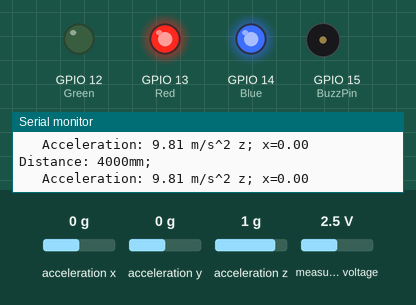
Recording of a sketch running on a simulated ESP8266 (NodeMCU). On the bench: output pins drawn as LEDs (lit = HIGH), buzzer (waves = sounding), the last lines printed to the serial monitor. Dashed ring = blinking. The test bench sets the inputs (shaded band); at power-on: measured voltage 2.5 V, acceleration x 0 g, acceleration y 0 g, acceleration z 1 g. WiFi joins after 1.5 s; servers stay silent unless stated; no MQTT or app messages arrive unless stated.

Above: at 2.7 s.
2.8 s: measured voltage set to 1.7 V
4.3 s: measured voltage set to 1.4 V
At 5.5 s:
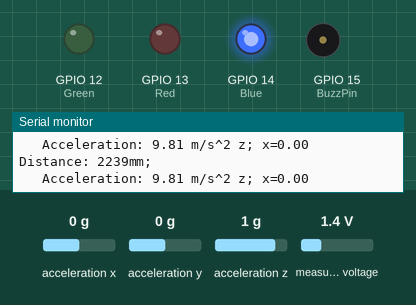
5.8 s: acceleration x set to -0.3 g
At 6.15 s:
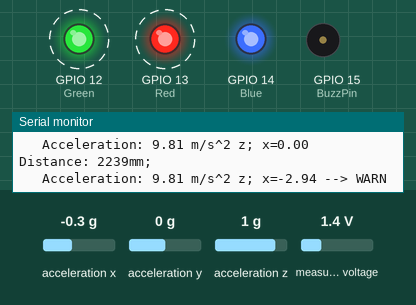
8.8 s: measured voltage set to 1.1 V
At 9.53 s:
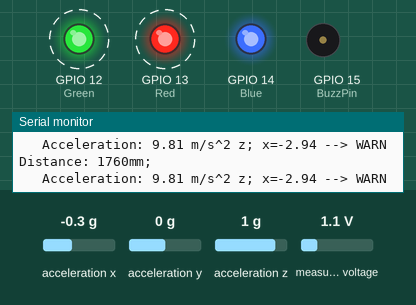
11.8 s: measured voltage set to 0.1 V
14.8 s: acceleration x set to 0.1 g
At 15.84 s:
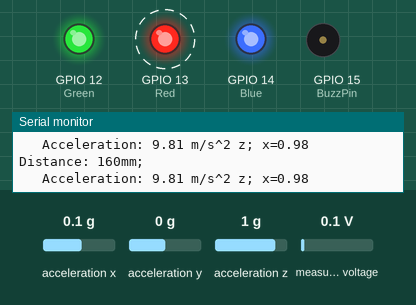
Timing chart, 0 to 18.8 s (numbered marks = the images above; inputs shaded):
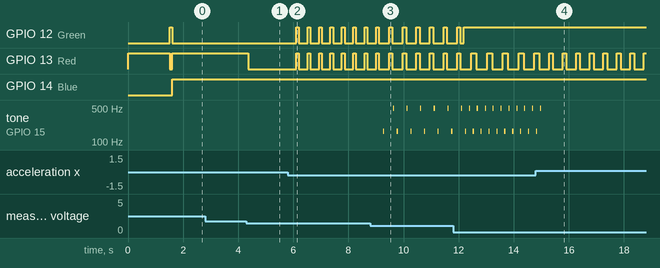

The sketch:

SafeGuard.ino
```cpp
#include <ESP8266WiFi.h> // Used for Wifi
#include <PubSubClient.h> // Used for MQTT
#include <ArduinoJson.h> // Used for Json
#include <Wire.h>
#include <SPI.h>
#include <Adafruit_LIS3DH.h>//Used for accelerometer
#include <Adafruit_Sensor.h>
#include <Adafruit_ADS1015.h>//Used for ADC

//MQTT
const char* ssid = "EEERover"; // Used for Wifi- wifi username
const char* password = "exhibition"; // Used for Wifi - wifi password

const char* mqtt_server = "192.168.0.10"; // MQTT- IP address
const char* mqtt_password = ""; // MQTT
const char* mqtt_topic = "esys/thecloud"; // MQTT

WiFiClient espClient;
PubSubClient client(espClient);

//Accelerometer variables
// Used for software SPI
#define LIS3DH_CLK 13
#define LIS3DH_MISO 12
#define LIS3DH_MOSI 11
// Used for hardware & software SPI
#define LIS3DH_CS 10

Adafruit_LIS3DH lis = Adafruit_LIS3DH();
//define variables for accelerometer
float accele, accelex, accelexabs;
bool accelWarn = false;
float sumaccele = 0;

//sets threshold for acceleration to detect collision
const float accelexThres = 1.3;

//ADC/Distance
Adafruit_ADS1115 ads; //ADC
int16_t distance;
int16_t sumdistance = 0;
int sampletaken = 0;

//LED GPIO Pins
const int Red = 13; //D7
const int Green = 12; //D6
const int Blue = 14; //D5
const int BuzzPin = 15;

//Time
unsigned long LastPublish = 0;
unsigned long CurrentTime = 0;

void setup() {
  //Serial Setup
  Serial.begin(9600);


  //LED Setup
  pinMode(Red, OUTPUT);
  pinMode(Green, OUTPUT);
  pinMode(Blue, OUTPUT);

  //Buzz Setup
  pinMode(BuzzPin, OUTPUT);
  off();

  //set light colour to purple while device is configuring
  purple();

  //ADC Setup
  Serial.println("ADC Start");
  ads.setGain(GAIN_ONE);

  ads.begin();
  //Accelerometer Setup

  if (! lis.begin(0x18))
  {
    Serial.println("Couldnt start I2C connection");
    dirty();
    while (1);
  }
  Serial.println("LIS3DH found and running");

  lis.setRange(LIS3DH_RANGE_4_G);   // 2, 4, 8 or 16 G!

  Serial.print("Range = "); Serial.print(2 << lis.getRange());
  Serial.println("G");

  dirty();
  //MQTT Setup
  setup_wifi();

  //set light colour to purple while device is configuring
  purple();

  client.setServer(mqtt_server, 1883);

}

//set variable to determine how many times device tries to connect with mqtt server
int mqttRetiresLeft = 5;

void loop()
{

  // Make sure we are connected to the central broker for incident reporting
  if (!client.connected() && mqttRetiresLeft > 0)
  {
    reconnect();
    mqttRetiresLeft --;
  } else if (mqttRetiresLeft > 0) { // If connected, keep connection alive
    mqttRetiresLeft = 10;
    client.loop();
  }

  //DistanceDetection via ADC
  distance = (2 * ads.readADC_SingleEnded(0)) / 10;
  if (distance > 5000)
  {
    distance = 5000;
  }

  //Low pass filter of ADC values (sigma) to eliminate noise before printing
  sumdistance = sumdistance + int(distance);
  Serial.print("Distance: "); Serial.print(distance); Serial.println("mm; \n");

  //Accelerometer
  lis.read();      // get X Y and Z data at once
  sensors_event_t event;
  lis.getEvent(&event);
  //print acceleration in z direction
  Serial.print(" \tAcceleration: "); Serial.print(event.acceleration.z);
  Serial.print(" m/s^2 z; x=");
  //print acceleration in x direction
  Serial.print(event.acceleration.x);
  //set acceleration varaiables for collision detection algorithm
  accele = event.acceleration.z;
  accelex = event.acceleration.x;
  sumaccele = sumaccele + accele;

  accelexabs = abs(accelex);

  //checks if object is accelerating greater than threshold
  accelWarn = accelexabs > accelexThres;
  if (accelWarn) {
    Serial.print(" --> WARN");
  }
  Serial.println();

  int redWarnSkips = 0;

  // When distance is less than 50 cm than warn -- alot!
  if (distance < 500)
  {
    //Use high frequency buzzing to indicate extreme danger
    buzzAndFlashRedAlot();
    redWarnSkips = 0; //reset moderate warning counter


  } else if (distance < 1000) // If less than 1m, than object is close
  // Moderate amount of warning
  {

    // Use red to indicate < 1.5m and buzz gently
    red();

    // If turning into obstacle, then warn more
    if (accelWarn) {
      buzzAndFlash();
      red();
    } else {

      // Warn moderately with buzzer - skips 3 cycles before toggling - relies on moderate warning counter
      if (redWarnSkips <= 0) {
        buzz();
        redWarnSkips = 3;
      } else {
        redWarnSkips--;
      }
    }

  }
  else if (distance < 1500) // less than 1.5m, some warning
  {
    // Use red without warning tone
    red();
    //Unless turning
    if (accelWarn) {
      buzzAndFlash();
      red();
    }
    redWarnSkips = 0;
  }
  else if (distance < 2000) // 1.5 < d < 2: take caution
  {
    // use amber to show that caution
    amber();
    //and blink if turning into danger
    if (accelWarn) {
      buzzAndFlash();
      amber();
    }
    redWarnSkips = 0;
  }
  else if (distance < 2500)
  {
    // use amber to show that caution
    amber();
    if (accelWarn) {
      // if turning into obstacle 2.5m away, then only blink - ample time
      delay(200);
      off();
      delay(100);
      amber();
    }
    redWarnSkips = 0;
  }
  else
  {
    // show green further than 2.5m
    green();
    redWarnSkips = 0;
  }

  //If crash detected
  if (abs(accele) > 15)
  {
    // Alert broker for emergency services
    client.publish(mqtt_topic, "crash", true);
    purple();
    Serial.println("CRASHED!");
    delay(10000);
  }

  //Publish to MQTT every second
  CurrentTime = millis();
  sampletaken++;
  if (CurrentTime - LastPublish >= 1000)
  {
    //Form the JSON payload
    StaticJsonBuffer<200> jsonBuffer;
    JsonObject& root = jsonBuffer.createObject();

    root[("accel")] = String(sumaccele / sampletaken);
    root[("distance")] = String(sumdistance / sampletaken);

    //Push to MQTT broker
    String Info;
    root.printTo(Info);
    char charBuf[256];
    Info.toCharArray(charBuf, 256);
    client.publish(mqtt_topic, charBuf , true);

    //Reset Low pass filtering accumulator
    sumdistance = 0;
    sumaccele = 0;
    sampletaken = 0;

    //Reset timer
    LastPublish = CurrentTime;
  }

  // Slow down processing with 100ms sleep
  delay(100);
}

void reconnect()
{
  // Loop until we're reconnected
  while (!client.connected() && mqttRetiresLeft > 0)
  {
    Serial.print("Attempting MQTT connection...");

    mqttRetiresLeft --;

    if (client.connect("ESP8266Client"))
    {
      Serial.println("connected");

    } else
    {
      Serial.print("failed, rc=");
      Serial.print(client.state());
      Serial.println(" try again in 1 seconds");
      // Wait 5 seconds before retrying
      delay(1000);
    }
  }
}

int wifiAttemptsLeft = 10;

void setup_wifi() //Working Wifi
{
  delay(10);
  // We start by connecting to a WiFi network
  Serial.println();
  Serial.print("Connecting to ");
  Serial.println(ssid);

  WiFi.begin(ssid, password);

  while (WiFi.status() != WL_CONNECTED && wifiAttemptsLeft > 0)
  {
    delay(500);
    Serial.print(".");
    wifiAttemptsLeft --;
  }

  if (WiFi.status() == WL_CONNECTED) {
    wifiAttemptsLeft = 10;
  }

  Serial.println("");
  Serial.println("WiFi connected");
  Serial.println("IP address: ");
  Serial.println(WiFi.localIP());
}

void off()
{
  digitalWrite(Red, HIGH);
  digitalWrite(Green, HIGH);
  digitalWrite(Blue, HIGH);
}

void red()
{
  off();
  digitalWrite(Red, LOW);
}

void amber()
{
  off();
  digitalWrite(Green, LOW);
  digitalWrite(Red, LOW);
}

void green()
{
  off();
  digitalWrite(Green, LOW);
}

void purple()
{
  off();
  digitalWrite(Red, LOW);
  digitalWrite(Blue, LOW);
}

void dirty()
{
  off();
  digitalWrite(Green, LOW);
  digitalWrite(Blue, LOW);
}

void buzz()
{
  digitalWrite(BuzzPin, HIGH);
  delay(10);
  digitalWrite(BuzzPin, LOW);
  delay(10);
}
void buzzOn() {

  for (int i = 0; i < 10; i++) {
    digitalWrite(BuzzPin, HIGH);
    delay(3);
    digitalWrite(BuzzPin, LOW);
    delay(3);
  }
}
void buzzOff() {

  for (int i = 0; i < 10; i++) {
    digitalWrite(BuzzPin, HIGH);
    delay(1);
    digitalWrite(BuzzPin, LOW);
    delay(1);
  }
}

// Buzz and flash the LED
void buzzAndFlash() {
  buzzOn();
  delay(200);
  off();
  delay(100);
  buzzOff();
}

void buzzAndFlashRedAlot(){
      //initiate red light if objects too close
    red();

    // Very near and about to collide - turning
    // Here comes a lot of buzzing!
    if (accelWarn) {
      //buzz if accelerating towards object that is too close-high danger event
      buzzOn();
    } else {
      buzz();
    }

    delay(100);

    if (accelWarn) {
      buzzOff();
    } else {
      buzz();
    }

    delay(100);

    //initiate flashing light for high danger event- switch on and off with delays
    off();

    if (accelWarn) {
      buzzOn();
    } else {
      buzz();
    }

    delay(100);

    if (accelWarn) {
      buzzOff();
    } else {
      buzz();
    }

    red();
}
```

Measured:
- the behaviour switches between 1.6 and 1.5 V on measured voltage (found by bisection; images 0 and 1)
- the behaviour switches between -0.1 and -0.2 g on acceleration x (found by bisection; images 1 and 2)
- after the input at 4.3 s, GPIO 13 (Red): HIGH → LOW after 0.06 s
- after the input at 5.8 s, GPIO 12 (Green), GPIO 13 (Red): alternates HIGH for 0.10 s and LOW for 0.31 s, starting after 0.30 s
- after the input at 8.8 s, tone on GPIO 15 (BuzzPin): silent → 166 Hz after 0.47 s, then repeats every 0.49 s: silent 0.31 s, 498 Hz 0.04 s, silent 0.10 s, 166 Hz 0.04 s
- after the input at 14.8 s, tone on GPIO 15 (BuzzPin): goes on until 15.0 s, then stays silent
